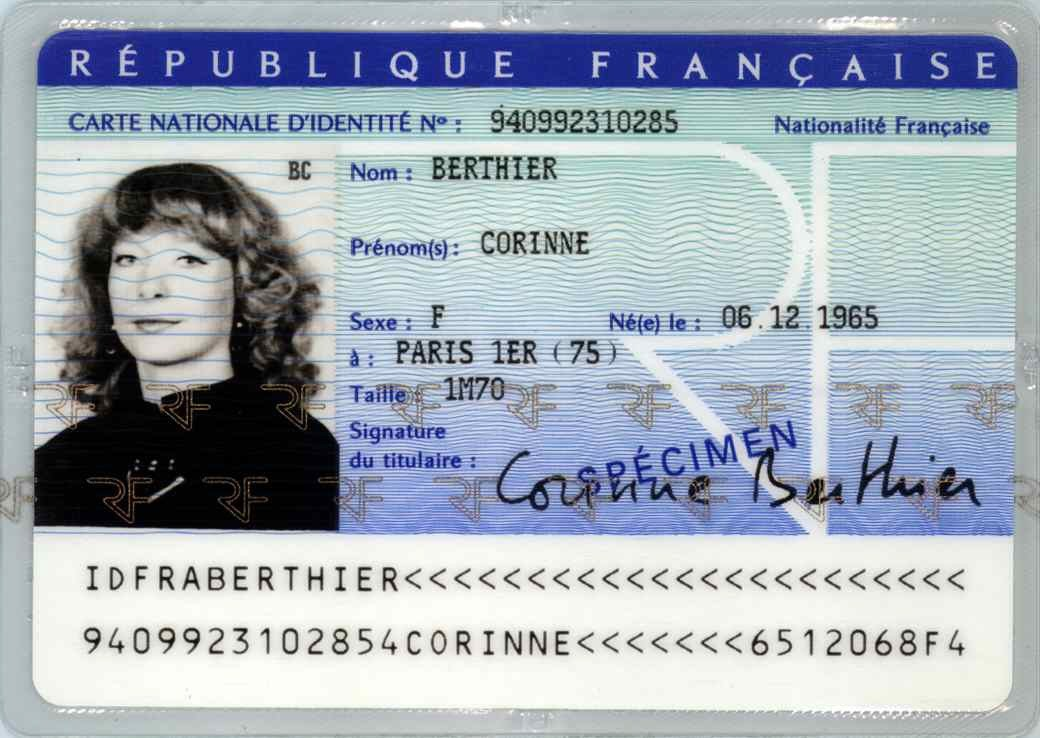
#> input picture 19781743-23523624.jpg, 1040 x 738 px
$ python main.py
#> lines starting #> are read from the running program, lines starting #| are printed output that depends on the picture
import cv2
import numpy as np
import pytesseract

img_test = cv2.imread("19781743-23523624.jpg")
#> img_test is the input picture: shape (738, 1040, 3); mean B, G, R 182.7, 171.9, 162.1
img_test = cv2.cvtColor(img_test,cv2.COLOR_BGR2GRAY)
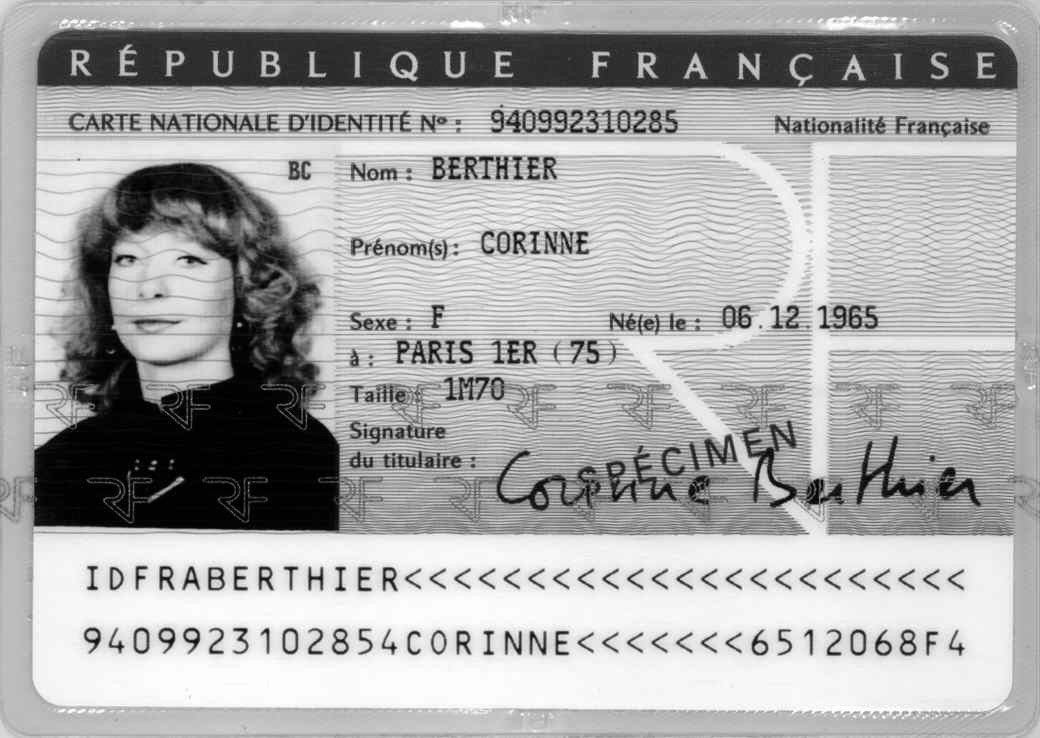
#> img_test: shape (738, 1040); min 0, max 255, mean 170.2

cv2.imshow("Test",img_test)
cv2.waitKey(0)
cv2.destroyAllWindows()

#> (the run stopped early here; a loop or call above may not have finished)
